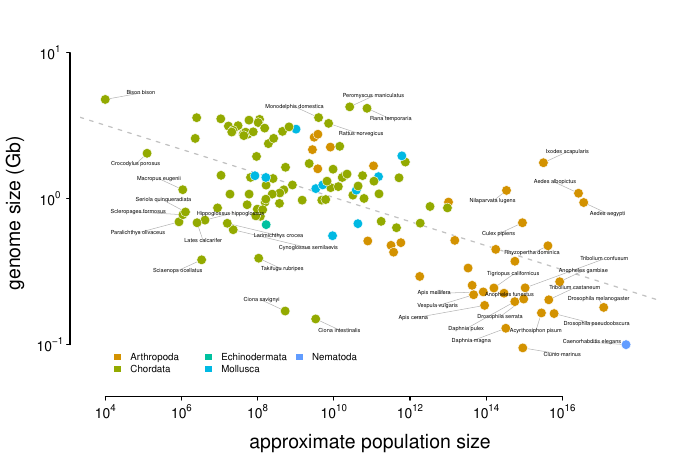

Here is the R script that generated this plot:
## NOTE:
# if for some reason repel isn't working, the xlim is likely
# messedup
library(tidyverse)
library(plotrix)
library(ggrepel)
library(mixtools)
library(scales)
library(sp)
library(grid)
library(latex2exp)

source('plot_funs.r')
source('color_scheme.r')

opar <- par(no.readonly=TRUE)

d <- read_tsv('../../data/combined_data.tsv') %>%
      mutate(log10_genome_size = log10(genome_size)) %>% 
      filter_at(vars(log10_genome_size, log10_popsize), 
                ~ is.finite(.)) %>% 
      filter(species != "Ambystoma tigrinum") %>%
      filter(species != "Equus ferus przewalskii")


# what to include
# x <- d$pred_log10_N  # the simplistic unregularized version
x <- d$log10_popsize
y <- d$log10_genome_size

plot(x, y)

X <- cbind(x, y)
center <- colMeans(X)
sigma <- cov(X)
coords <- ellipse(mu=center, sigma=sigma, alpha=0.35,
                  draw=FALSE)

label <- !as.logical(point.in.polygon(x, y, coords[, 1], coords[, 2]))
# contained <- rep(TRUE, length(x))

d$label <- ifelse(label, d$species, "")

set.seed(2)

xlims <- c(3.9, 16)

REPEL_CACHED_FILE <- 'repel_genome_size_popsize.tsv'
# FORCE <- TRUE
FORCE <- FALSE
if (FORCE || !file.exists(REPEL_CACHED_FILE)) {
  p <- ggplot(d) + 
    geom_point(aes(log10_popsize, log10_genome_size, 
                   label=species, color=phylum), size=2) +
    geom_text_repel(data=d,
                    mapping=aes(log10_popsize, log10_genome_size, 
                                label=label, text=species),
                                size=2.1, 
                                point.padding=10, 
                                force=2,
                                min.segment.length=0.1,
                                seed=1,
                                box.padding=1.3e-1, 
                                max.iter=100000, xlim=xlims) +
    xlim(xlims[1], xlims[2]) + theme(legend.position = "none")
  repel_pos <- extract_ggrepel(p)
  write_tsv(repel_pos, path=REPEL_CACHED_FILE)
} else {
  repel_pos <- read_tsv(REPEL_CACHED_FILE)
}

# best to restart after messing with grid 
# dev.off()

fit <- lm(y ~ x)

output <- TRUE

if (output)
  pdf("genome_size_popsize.pdf", width=7, height=7/1.5)

par(mar=c(4, 4, 2, 2))

tx <- repel_pos$x
ty <- repel_pos$y
tl <- repel_pos$label

td <- repel_pos %>% 
       left_join(d %>% select(label, x=log10_popsize, y=log10_genome_size),
      by='label', suffix=c('_text', '_point')) %>%
       as_tibble() %>% filter(is.finite(x_point), is.finite(y_point))


plot(x, y, col=phyla_cols[d$phylum], 
     type='n', axes=FALSE, ylim=c(-1.2, 1),
     ylab='', xlab='', xlim=xlims) 

logN <- seq(3, 16, length.out=100)


# y <- predict(div_fit, newdata=data.frame(log10_popsize=logN))
# lines(logN, y, lty=2)
abline(fit, lty=2, lwd=1.2, col=alpha('gray52', 0.5))

dfit <- 
  d %>% group_by(phylum) %>%
     nest() %>%
     mutate(n = map_int(data, nrow)) %>%
     filter(n > 5) %>%
     mutate(fit = purrr:::map(data, ~ lm(log10_genome_size ~ log10_popsize, .)))

ave_lines <- FALSE
if (ave_lines) {
  for (i in seq_along(dfit$fit)) { 
    fit <- dfit$fit[[i]]
    phylum <- dfit$phylum[[i]]
    xs <- sort(dfit$data[[i]]$log10_popsize)
    ys <- predict(fit, newdata=data.frame(log10_popsize=xs))
    lines(xs, ys, lty=2, lwd=1.2, col=phyla_cols[phylum])
  }
}


adjust <- 0
with(td,
     segments(x_point, y_point, x_text, y_text, col=alpha('gray42', 0.5), lwd=0.5))
points(x, y, pch=21, cex=1.3, lwd=0.4,
       bg=phyla_cols[d$phylum], col='white')
with(td, text(x_text, y_text, label, cex=0.29))

# boxed.labels(tx, ty, d$label[has_label], cex=0.5, border=FALSE, xpad=1, ypad=1)
xseq <- seq(4, 16, 2)
axis(1, xseq, 
     labels=latex2exp::TeX(sprintf("$10^{%d}$", xseq)), 
     padj = -1,
     tck=-0.01,
     cex.axis=0.8, line=0.5)
yseq <- seq(-1, 1)
axis(2, yseq, 
     labels=latex2exp::TeX(sprintf("$10^{%d}$", yseq)), 
     las=1,
     tck=-0.01, hadj=0.5,
     cex.axis=0.8, line=0.5)

# rseq <- yseq - log10(4e-8)
# axis(4, yseq, 
#      labels=latex2exp::TeX(sprintf("$10^{%.2f}$", rseq)), 
#      las=1,
#      tck=-0.01, hadj=0.5,
#      cex.axis=0.8, line=0.5)
title(ylab="genome size (Gb)", line=2.8, cex.lab=1.2)
title(xlab=latex2exp::TeX("approximate population size"), line=2.5, cex.lab=1.2)


# phyla <- as.factor(ld$phylum)
# for (i in 1:nphyla) {
#   l <- levels(phyla)[i]
#   z <- l == phyla
#   segments(min(ld$log10_size[z], na.rm=TRUE), -1.05 + 0.005*i, 
#            max(ld$log10_size[z], na.rm=TRUE), -1.05 + 0.005*i, 
#            col=phyla_cols[i], lwd=2)
# }
phyla_cols_s <- phyla_cols[unique(d$phylum)]
legend(4, -1, names(phyla_cols_s), fill=phyla_cols_s,
       bty='n', border=0, cex=0.6, ncol=3)

if (output) dev.off()



par(opar)
